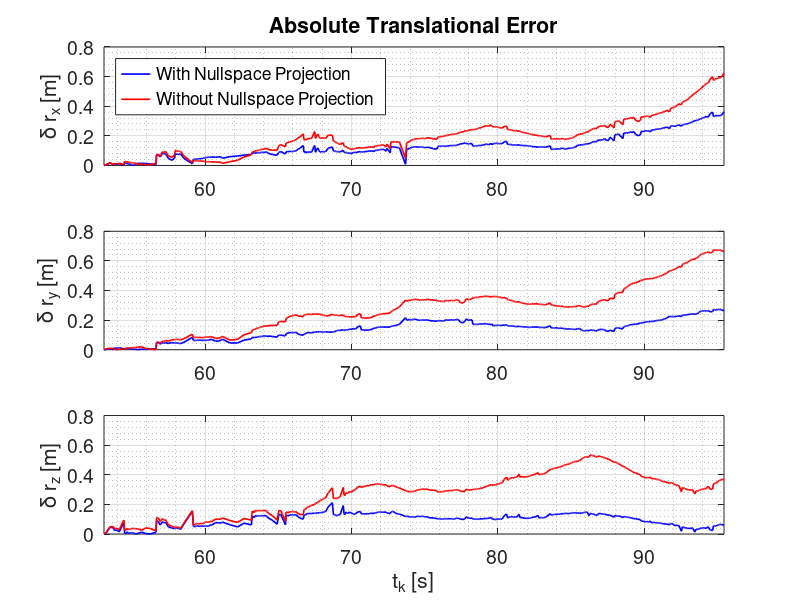

The MATLAB script that drew this image: (Note: this script raises an error after producing the figure.)
clear all; close all; clc;
nst_on = load('msckf_NST_on.mat');
nst_off = load('msckf_NST_off.mat');

plotAbsErr = true;

msckf_trans_err = nst_on.msckf_trans_err;
msckf_rot_err = nst_on.msckf_rot_err;
msckf_err_sigma = nst_on.err_sigma;
swf_trans_err = nst_off.msckf_trans_err;
swf_rot_err = nst_off.msckf_rot_err;
swf_err_sigma = nst_off.err_sigma;
tPlot = nst_on.tPlot;

transLim = [-0.4 0.4];
rotLim = [-0.2 0.2];
fontSize = 14;

if plotAbsErr
    msckf_trans_err = abs(msckf_trans_err);
    msckf_rot_err = abs(msckf_rot_err);
    swf_trans_err = abs(swf_trans_err);
    swf_rot_err = abs(swf_rot_err);
    transLim = transLim - transLim(1);
    rotLim = rotLim - rotLim(1);
end

figure
subplot(3,1,1)
hold on
plot(tPlot, msckf_trans_err(1,:), '-b', 'LineWidth', 1.2)
% plot(tPlot, -3*msckf_err_sigma(4,:), '--b', 'LineWidth', 1.2)
% plot(tPlot, 3*msckf_err_sigma(4,:), '--b', 'LineWidth', 1.2)
plot(tPlot, swf_trans_err(1,:), '-r', 'LineWidth', 1.2)
% plot(tPlot, -3*swf_err_sigma(4,:), '--r', 'LineWidth', 1.2)
% plot(tPlot, 3*swf_err_sigma(4,:), '--r', 'LineWidth', 1.2)

xlim([tPlot(1) tPlot(end)]);
ylim(transLim)
legend('With Nullspace Projection', 'Without Nullspace Projection', 'Location','northwest');
title(sprintf('Absolute Translational Error'))
ylabel('\delta r_x [m]')
set(gca,'FontSize',fontSize)
grid on; grid minor;
box on;

subplot(3,1,2)
hold on
plot(tPlot, msckf_trans_err(2,:), '-b', 'LineWidth', 1.2)
% plot(tPlot, -3*msckf_err_sigma(5,:), '--b', 'LineWidth', 1.2)
% plot(tPlot, 3*msckf_err_sigma(5,:), '--b', 'LineWidth', 1.2)
plot(tPlot, swf_trans_err(2,:), '-r', 'LineWidth', 1.2)
% plot(tPlot, -3*swf_err_sigma(5,:), '--r', 'LineWidth', 1.2)
% plot(tPlot, 3*swf_err_sigma(5,:), '--r', 'LineWidth', 1.2)
xlim([tPlot(1) tPlot(end)]);
ylim(transLim)
ylabel('\delta r_y [m]')
set(gca,'FontSize',fontSize)
grid on; grid minor;
box on;

subplot(3,1,3)
hold on
plot(tPlot, msckf_trans_err(3,:), '-b', 'LineWidth', 1.2)
% plot(tPlot, -3*msckf_err_sigma(6,:), '--b', 'LineWidth', 1.2)
% plot(tPlot, 3*msckf_err_sigma(6,:), '--b', 'LineWidth', 1.2)
plot(tPlot, swf_trans_err(3,:), '-r', 'LineWidth', 1.2)
% plot(tPlot, -3*swf_err_sigma(6,:), '--r', 'LineWidth', 1.2)
% plot(tPlot, 3*swf_err_sigma(6,:), '--r', 'LineWidth', 1.2)
xlim([tPlot(1) tPlot(end)]);
ylim(transLim)
ylabel('\delta r_z [m]')
xlabel('t_k [s]')
%set(gca,'FontSize',12)
%set(findall(gcf,'type','text'),'FontSize',12)
set(gca,'FontSize',fontSize)
grid on; grid minor;
box on;
filename = sprintf('NST_trans.pdf');
export_fig(gcf, filename, '-transparent');

figure
subplot(3,1,1)
hold on
plot(tPlot, msckf_rot_err(1,:), '-b', 'LineWidth', 1.2)
% plot(tPlot, -3*msckf_err_sigma(1,:), '--b', 'LineWidth', 1.2)
% plot(tPlot, 3*msckf_err_sigma(1,:), '--b', 'LineWidth', 1.2)
plot(tPlot, swf_rot_err(1,:), '-r', 'LineWidth', 1.2)
% plot(tPlot, -3*swf_err_sigma(1,:), '--r', 'LineWidth', 1.2)
% plot(tPlot, 3*swf_err_sigma(1,:), '--r', 'LineWidth', 1.2)
xlim([tPlot(1) tPlot(end)]);
ylim(rotLim)
title(sprintf('Absolute Rotational Error'))
ylabel('\delta\theta_x')
legend('With Nullspace Projection', 'Without Nullspace Projection', 'Location','northwest');
set(gca,'FontSize',fontSize)
grid on; grid minor;
box on;
 
subplot(3,1,2)
hold on
plot(tPlot, msckf_rot_err(2,:), '-b', 'LineWidth', 1.2)
% plot(tPlot, -3*msckf_err_sigma(2,:), '--b', 'LineWidth', 1.2)
% plot(tPlot, 3*msckf_err_sigma(2,:), '--b', 'LineWidth', 1.2)
plot(tPlot, swf_rot_err(2,:), '-r', 'LineWidth', 1.2)
% plot(tPlot, -3*swf_err_sigma(2,:), '--r', 'LineWidth', 1.2)
% plot(tPlot, 3*swf_err_sigma(2,:), '--r', 'LineWidth', 1.2)
xlim([tPlot(1) tPlot(end)]);
ylim(rotLim)
ylabel('\delta\theta_y')
set(gca,'FontSize',fontSize)
grid on; grid minor;
box on;

subplot(3,1,3)
hold on
plot(tPlot, msckf_rot_err(3,:), '-b', 'LineWidth', 1.2)
% plot(tPlot, -3*msckf_err_sigma(3,:), '--b', 'LineWidth', 1.2)
% plot(tPlot, 3*msckf_err_sigma(3,:), '--b', 'LineWidth', 1.2)
plot(tPlot, swf_rot_err(3,:), '-r', 'LineWidth', 1.2)
% plot(tPlot, -3*swf_err_sigma(3,:), '--r', 'LineWidth', 1.2)
% plot(tPlot, 3*swf_err_sigma(3,:), '--r', 'LineWidth', 1.2)
xlim([tPlot(1) tPlot(end)]);
ylim(rotLim)
ylabel('\delta\theta_z')
xlabel('t_k [s]')
set(gca,'FontSize',fontSize)
grid on; grid minor;
box on;

filename = sprintf('NST_rot.pdf');
export_fig(gcf, filename, '-transparent');
